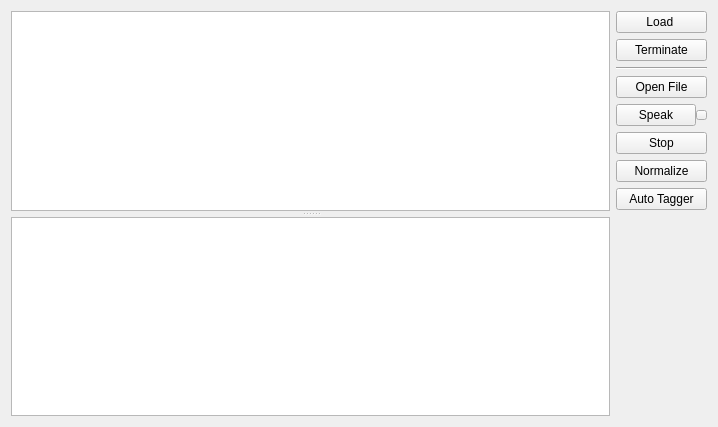
<?xml version="1.0" encoding="UTF-8"?>
<ui version="4.0">
 <class>TihuConsoleClass</class>
 <widget class="QMainWindow" name="TihuConsoleClass">
  <property name="geometry">
   <rect>
    <x>0</x>
    <y>0</y>
    <width>718</width>
    <height>427</height>
   </rect>
  </property>
  <property name="minimumSize">
   <size>
    <width>0</width>
    <height>25</height>
   </size>
  </property>
  <property name="windowTitle">
   <string>TihuConsol</string>
  </property>
  <widget class="QWidget" name="centralWidget">
   <layout class="QHBoxLayout" name="horizontalLayout_2">
    <item>
     <layout class="QHBoxLayout" name="horizontalLayout" stretch="1,0">
      <item>
       <layout class="QVBoxLayout" name="verticalLayout_1">
        <item>
         <widget class="QSplitter" name="splitter">
          <property name="sizePolicy">
           <sizepolicy hsizetype="Preferred" vsizetype="Expanding">
            <horstretch>0</horstretch>
            <verstretch>0</verstretch>
           </sizepolicy>
          </property>
          <property name="orientation">
           <enum>Qt::Vertical</enum>
          </property>
          <property name="opaqueResize">
           <bool>true</bool>
          </property>
          <property name="handleWidth">
           <number>6</number>
          </property>
          <property name="childrenCollapsible">
           <bool>false</bool>
          </property>
          <widget class="QPlainTextEdit" name="txtInput">
           <property name="sizePolicy">
            <sizepolicy hsizetype="Expanding" vsizetype="Expanding">
             <horstretch>0</horstretch>
             <verstretch>0</verstretch>
            </sizepolicy>
           </property>
          </widget>
          <widget class="QPlainTextEdit" name="txtMessages">
           <property name="sizePolicy">
            <sizepolicy hsizetype="Expanding" vsizetype="Minimum">
             <horstretch>0</horstretch>
             <verstretch>0</verstretch>
            </sizepolicy>
           </property>
           <property name="minimumSize">
            <size>
             <width>0</width>
             <height>30</height>
            </size>
           </property>
          </widget>
         </widget>
        </item>
       </layout>
      </item>
      <item>
       <layout class="QVBoxLayout" name="verticalLayout_3">
        <item>
         <widget class="QPushButton" name="btnLoad">
          <property name="text">
           <string>Load </string>
          </property>
         </widget>
        </item>
        <item>
         <widget class="QPushButton" name="btnUnload">
          <property name="sizePolicy">
           <sizepolicy hsizetype="Minimum" vsizetype="Fixed">
            <horstretch>0</horstretch>
            <verstretch>0</verstretch>
           </sizepolicy>
          </property>
          <property name="text">
           <string>Terminate</string>
          </property>
         </widget>
        </item>
        <item>
         <widget class="Line" name="line">
          <property name="orientation">
           <enum>Qt::Horizontal</enum>
          </property>
         </widget>
        </item>
        <item>
         <widget class="QPushButton" name="btnOpenFile">
          <property name="text">
           <string>Open File</string>
          </property>
         </widget>
        </item>
        <item>
         <layout class="QHBoxLayout" name="horizontalLayout_5">
          <property name="spacing">
           <number>0</number>
          </property>
          <item>
           <widget class="QPushButton" name="btnSpeak">
            <property name="minimumSize">
             <size>
              <width>80</width>
              <height>0</height>
             </size>
            </property>
            <property name="text">
             <string>Speak</string>
            </property>
           </widget>
          </item>
          <item>
           <widget class="QPushButton" name="btnVoices">
            <property name="sizePolicy">
             <sizepolicy hsizetype="Minimum" vsizetype="Fixed">
              <horstretch>0</horstretch>
              <verstretch>0</verstretch>
             </sizepolicy>
            </property>
            <property name="minimumSize">
             <size>
              <width>5</width>
              <height>0</height>
             </size>
            </property>
            <property name="font">
             <font>
              <pointsize>1</pointsize>
             </font>
            </property>
           </widget>
          </item>
         </layout>
        </item>
        <item>
         <widget class="QPushButton" name="btnStop">
          <property name="text">
           <string>Stop</string>
          </property>
         </widget>
        </item>
        <item>
         <widget class="QPushButton" name="btnNormalize">
          <property name="text">
           <string>Normalize</string>
          </property>
         </widget>
        </item>
        <item>
         <widget class="QPushButton" name="btnAutoTagger">
          <property name="text">
           <string>Auto Tagger</string>
          </property>
         </widget>
        </item>
        <item>
         <spacer name="verticalSpacer_1">
          <property name="orientation">
           <enum>Qt::Vertical</enum>
          </property>
          <property name="sizeHint" stdset="0">
           <size>
            <width>20</width>
            <height>40</height>
           </size>
          </property>
         </spacer>
        </item>
       </layout>
      </item>
     </layout>
    </item>
   </layout>
  </widget>
 </widget>
 <layoutdefault spacing="6" margin="11"/>
 <tabstops>
  <tabstop>txtInput</tabstop>
  <tabstop>txtMessages</tabstop>
  <tabstop>btnLoad</tabstop>
  <tabstop>btnUnload</tabstop>
  <tabstop>btnOpenFile</tabstop>
  <tabstop>btnNormalize</tabstop>
 </tabstops>
 <resources/>
 <connections/>
</ui>
